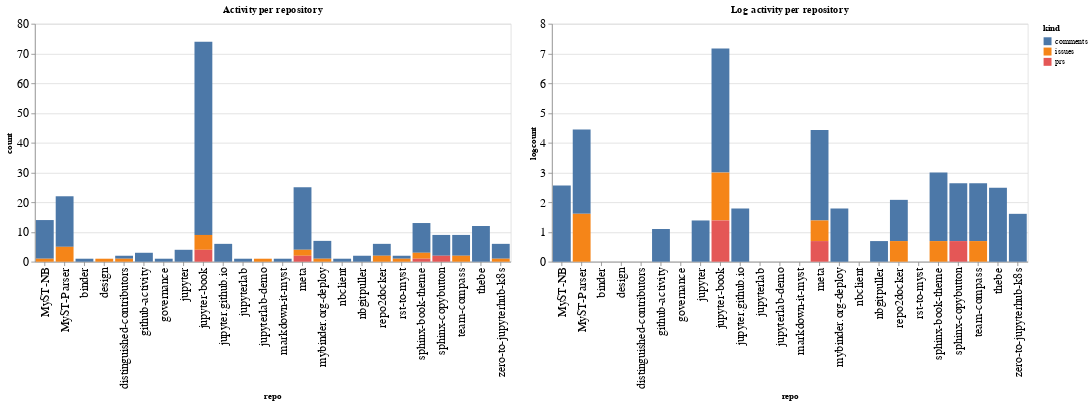

This figure's notebook cell:
### Code cell
ch1 = alt.Chart(repo_summaries, width=600, title="Activity per repository").mark_bar().encode(
    x='repo',
    y='count',
    color='kind',
    tooltip="kind"
)

ch2 = alt.Chart(repo_summaries, width=600, title="Log activity per repository").mark_bar().encode(
    x='repo',
    y='logcount',
    color='kind',
    tooltip="kind"
)

ch1 | ch2

### Figure 1 — Vega-Lite specification as saved in the notebook (floating-point values rounded to 4 significant figures)
{"config": {"axisLeft": {"labelFontSize": 15}, "axisBottom": {"labelFontSize": 15}}, "hconcat": [{"mark": "bar", "encoding": {"color": {"type": "nominal", "field": "kind"}, "tooltip": {"type": "nominal", "field": "kind"}, "x": {"type": "nominal", "field": "repo"}, "y": {"type": "quantitative", "field": "count"}}, "title": "Activity per repository", "width": 600}, {"mark": "bar", "encoding": {"color": {"type": "nominal", "field": "kind"}, "tooltip": {"type": "nominal", "field": "kind"}, "x": {"type": "nominal", "field": "repo"}, "y": {"type": "quantitative", "field": "logcount"}}, "title": "Log activity per repository", "width": 600}], "data": {"name": "data-ee87bb75216754e88f31cdc9ca4b5b83"}, "$schema": "https://vega.github.io/schema/vega-lite/v4.8.1.json", "datasets": {"data-ee87bb75216754e88f31cdc9ca4b5b83": [{"repo": "MyST-NB", "kind": "comments", "count": 13, "logcount": 2.565}, {"repo": "MyST-NB", "kind": "issues", "count": 1, "logcount": 0.0}, {"repo": "MyST-Parser", "kind": "comments", "count": 17, "logcount": 2.833}, {"repo": "MyST-Parser", "kind": "issues", "count": 5, "logcount": 1.609}, {"repo": "binder", "kind": "comments", "count": 1, "logcount": 0.0}, {"repo": "design", "kind": "issues", "count": 1, "logcount": 0.0}, {"repo": "distinguished-contributors", "kind": "comments", "count": 1, "logcount": 0.0}, {"repo": "distinguished-contributors", "kind": "issues", "count": 1, "logcount": 0.0}, {"repo": "github-activity", "kind": "comments", "count": 3, "logcount": 1.099}, {"repo": "governance", "kind": "comments", "count": 1, "logcount": 0.0}, {"repo": "jupyter", "kind": "comments", "count": 4, "logcount": 1.386}, {"repo": "jupyter-book", "kind": "comments", "count": 65, "logcount": 4.174}, {"repo": "jupyter-book", "kind": "issues", "count": 5, "logcount": 1.609}, {"repo": "jupyter-book", "kind": "prs", "count": 4, "logcount": 1.386}, {"repo": "jupyter.github.io", "kind": "comments", "count": 6, "logcount": 1.792}, {"repo": "jupyterlab", "kind": "comments", "count": 1, "logcount": 0.0}, {"repo": "jupyterlab-demo", "kind": "issues", "count": 1, "logcount": 0.0}, {"repo": "markdown-it-myst", "kind": "comments", "count": 1, "logcount": 0.0}, {"repo": "meta", "kind": "comments", "count": 21, "logcount": 3.045}, {"repo": "meta", "kind": "issues", "count": 2, "logcount": 0.6931}, {"repo": "meta", "kind": "prs", "count": 2, "logcount": 0.6931}, {"repo": "mybinder.org-deploy", "kind": "comments", "count": 6, "logcount": 1.792}, {"repo": "mybinder.org-deploy", "kind": "issues", "count": 1, "logcount": 0.0}, {"repo": "nbclient", "kind": "comments", "count": 1, "logcount": 0.0}, {"repo": "nbgitpuller", "kind": "comments", "count": 2, "logcount": 0.6931}, {"repo": "repo2docker", "kind": "comments", "count": 4, "logcount": 1.386}, {"repo": "repo2docker", "kind": "issues", "count": 2, "logcount": 0.6931}, {"repo": "rst-to-myst", "kind": "comments", "count": 1, "logcount": 0.0}, {"repo": "rst-to-myst", "kind": "issues", "count": 1, "logcount": 0.0}, {"repo": "sphinx-book-theme", "kind": "comments", "count": 10, "logcount": 2.303}, {"repo": "sphinx-book-theme", "kind": "issues", "count": 2, "logcount": 0.6931}, {"repo": "sphinx-book-theme", "kind": "prs", "count": 1, "logcount": 0.0}, {"repo": "sphinx-copybutton", "kind": "comments", "count": 7, "logcount": 1.946}, {"repo": "sphinx-copybutton", "kind": "prs", "count": 2, "logcount": 0.6931}, {"repo": "team-compass", "kind": "comments", "count": 7, "logcount": 1.946}, {"repo": "team-compass", "kind": "issues", "count": 2, "logcount": 0.6931}, {"repo": "thebe", "kind": "comments", "count": 12, "logcount": 2.485}, {"repo": "zero-to-jupyterhub-k8s", "kind": "comments", "count": 5, "logcount": 1.609}, {"repo": "zero-to-jupyterhub-k8s", "kind": "issues", "count": 1, "logcount": 0.0}]}}
